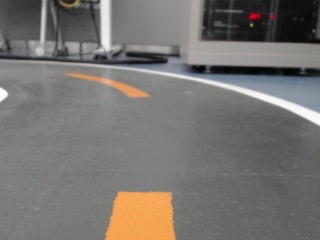
#> input picture assets/raw_01.jpg, 320 x 240 px, given in place of the camera
$ python save_image_with_preprocess.py
#> lines starting #> are read from the running program, lines starting #| are printed output that depends on the picture; after the words box and inside, x2 and y2 are one past the last pixel; in counts of white or black regions, pixels touching at a corner belong together
#> in capture_and_process_images, frame is the input picture: shape (240, 320, 3); mean B, G, R 112.3, 115.7, 118.8
# **************************************************************************** #
#                                                                              #
#                                                         :::      ::::::::    #
#    save_image_with_preprocess.py                      :+:      :+:    :+:    #
#                                                     +:+ +:+         +:+      #
#    By: kyumin1227 <kyumin12271227@gmail.com>      +#+  +:+       +#+         #
#                                                 +#+#+#+#+#+   +#+            #
#    Created: 2024/11/15 18:39:19 by kyumin1227        #+#    #+#              #
#    Updated: 2024/12/16 02:39:56 by kyumin1227       ###   ########.fr        #
#                                                                              #
# **************************************************************************** #

import cv2
import numpy as np
import os

# 저장 경로 설정
output_dir = 'filtered_images'
os.makedirs(output_dir, exist_ok=True)

def apply_filter_and_save(image, count, target_size=(128, 128)):
    # 1. 크기 조정
#> called with count = 0, target_size = (128, 128)
    resized = cv2.resize(image, target_size)
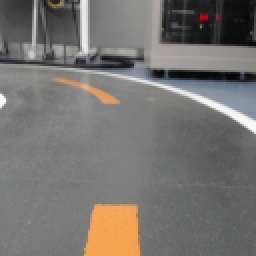
#> resized: shape (128, 128, 3) (shown 2 times larger); mean B, G, R 112.2, 115.6, 118.7

    # 2. 블러 적용
    blurred = cv2.GaussianBlur(resized, (5, 5), 0)
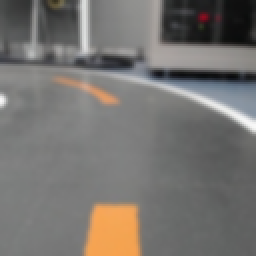
#> blurred: shape (128, 128, 3) (shown 2 times larger); mean B, G, R 112.2, 115.6, 118.7

    # 3. 흰색 필터 적용
    lower_white = np.array([0, 0, 200])  # 흰색 최소값
    upper_white = np.array([180, 55, 255])  # 흰색 최대값
    hsv = cv2.cvtColor(blurred, cv2.COLOR_BGR2HSV)
#> hsv: shape (128, 128, 3); mean H, S, V 42.5, 14.1, 120.3
    mask = cv2.inRange(hsv, lower_white, upper_white)
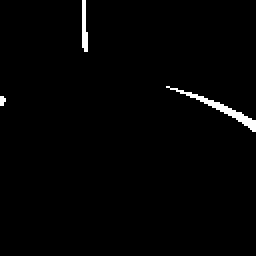
#> mask: shape (128, 128) (shown 2 times larger); 1.3% white; 3 white regions (1 under 20 px), largest, box (x1, y1, x2, y2) and area: (83, 43, 128, 66) 146, (41, 0, 44, 26) 60

    # 4. 정규화 (0-1 범위로 스케일링)
    normalized = mask / 255.0

    # 5. 저장 경로 설정
    output_path = os.path.join(output_dir, f'image_{count:04d}.jpg')

    # 6. 이미지 저장
    cv2.imwrite(output_path, (normalized * 255).astype(np.uint8))  # 원래 픽셀 값으로 복원
    print(f"Saved: {output_path}")

    return normalized  # 처리된 이미지를 반환

def capture_and_process_images(video_source=0):
    cap = cv2.VideoCapture(video_source)
    count = 0

    print("Press 's' to save the frame, 'q' to quit")

    while True:
        ret, frame = cap.read()
        if not ret:
            print("Failed to read from camera.")
            break

        # 필터와 블러 적용
        filtered_frame = apply_filter_and_save(frame, count)

        # 필터 적용 결과 보여주기
        cv2.imshow("Filtered Frame", (filtered_frame * 255).astype(np.uint8))

        # 키 입력 대기
        key = cv2.waitKey(1) & 0xFF
#> (key q is pressed here)
        if key == ord('s'):  # 's' 키를 누르면 이미지 저장
            apply_filter_and_save(frame, count)
            count += 1
        elif key == ord('q'):  # 'q' 키를 누르면 종료
            break

    cap.release()
    cv2.destroyAllWindows()

# 함수 호출
capture_and_process_images(0)  # 카메라 입력
